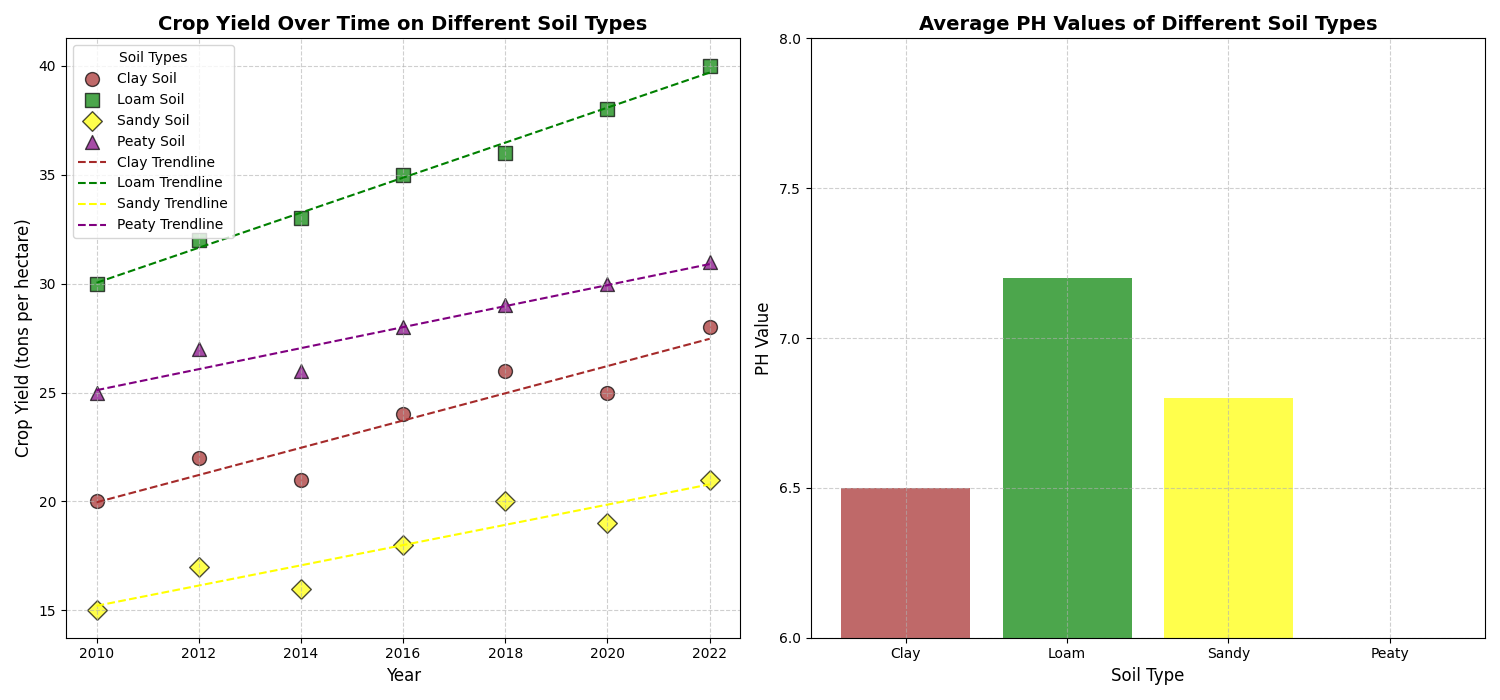

The Python source for this figure:
import numpy as np
import matplotlib.pyplot as plt

# Data representation
years = np.array([2010, 2012, 2014, 2016, 2018, 2020, 2022])
clay_yield = np.array([20, 22, 21, 24, 26, 25, 28])
loam_yield = np.array([30, 32, 33, 35, 36, 38, 40])
sandy_yield = np.array([15, 17, 16, 18, 20, 19, 21])
peaty_yield = np.array([25, 27, 26, 28, 29, 30, 31])  # New data for Peaty soil

# Secondary Data for subplot: Soil PH Values
soil_types = ['Clay', 'Loam', 'Sandy', 'Peaty']
average_ph = [6.5, 7.2, 6.8, 5.8]  # Added PH value for Peaty soil

# Create a 1x2 subplot layout
fig, axs = plt.subplots(1, 2, figsize=(15, 7))

# First subplot: Crop Yield vs Years Scatter Plot
axs[0].scatter(years, clay_yield, color='brown', label='Clay Soil', s=100, alpha=0.7, edgecolors='k', marker='o')
axs[0].scatter(years, loam_yield, color='green', label='Loam Soil', s=100, alpha=0.7, edgecolors='k', marker='s')
axs[0].scatter(years, sandy_yield, color='yellow', label='Sandy Soil', s=100, alpha=0.7, edgecolors='k', marker='D')
axs[0].scatter(years, peaty_yield, color='purple', label='Peaty Soil', s=100, alpha=0.7, edgecolors='k', marker='^')  # Added Peaty data

# Add trendlines for each soil type
clay_coefs = np.polyfit(years, clay_yield, 1)
loam_coefs = np.polyfit(years, loam_yield, 1)
sandy_coefs = np.polyfit(years, sandy_yield, 1)
peaty_coefs = np.polyfit(years, peaty_yield, 1)  # Trendline for Peaty soil

axs[0].plot(years, np.poly1d(clay_coefs)(years), color='brown', linestyle='--', label='Clay Trendline')
axs[0].plot(years, np.poly1d(loam_coefs)(years), color='green', linestyle='--', label='Loam Trendline')
axs[0].plot(years, np.poly1d(sandy_coefs)(years), color='yellow', linestyle='--', label='Sandy Trendline')
axs[0].plot(years, np.poly1d(peaty_coefs)(years), color='purple', linestyle='--', label='Peaty Trendline')  # Added Peaty trendline

# Add plot details to the first subplot
axs[0].set_title('Crop Yield Over Time on Different Soil Types', fontsize=14, fontweight='bold')
axs[0].set_xlabel('Year', fontsize=12)
axs[0].set_ylabel('Crop Yield (tons per hectare)', fontsize=12)
axs[0].grid(True, linestyle='--', alpha=0.6)
axs[0].legend(title='Soil Types', fontsize=10, loc='upper left')

# Second subplot: Soil PH Values Bar Plot
axs[1].bar(soil_types, average_ph, color=['brown', 'green', 'yellow', 'purple'], alpha=0.7)  # Peaty added
axs[1].set_title('Average PH Values of Different Soil Types', fontsize=14, fontweight='bold')
axs[1].set_xlabel('Soil Type', fontsize=12)
axs[1].set_ylabel('PH Value', fontsize=12)
axs[1].set_ylim(6, 8)
axs[1].grid(True, linestyle='--', alpha=0.6)
axs[1].set_yticks(np.arange(6, 8.5, 0.5))

# Adjust layout to prevent overlap
plt.tight_layout()

# Display the plot
plt.show()
